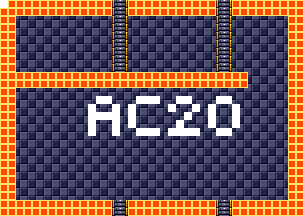

This game map was drawn from its Tiled (.tmx) file and the tilesets committed beside it. A one-line description and the trimmed map source follow:
An orthogonal 38x27 tile map with 8x8 px tiles, 4 tile layers (background, foreground, room numbers, Objects), 10 tilesets.

<map version="1.5" tiledversion="1.7.1" orientation="orthogonal" renderorder="right-down" width="38" height="27" tilewidth="8" tileheight="8" infinite="0" nextlayerid="11" nextobjectid="1">
 <tileset firstgid="1" source="tilesheets/tsKarniMata.tsx" />
 <tileset firstgid="1025" source="tilesheets/tsVoodooWasp.tsx" />
 <tileset firstgid="2049" source="tilesheets/tsGoddess.tsx" />
 <tileset firstgid="3073" source="tilesheets/tsKonark.tsx" />
 <tileset firstgid="4097" name="sEnemies" tilewidth="8" tileheight="8" tilecount="1024" columns="32">
  <image source="../grapx/tilesheets/sKarniMata.bmp" trans="ff94ff" width="256" height="256" />
 </tileset>
 <tileset firstgid="5121" source="tilesheets/tsIceTemple.tsx" />
 <tileset firstgid="6145" source="tilesheets/sTiwanakuTemple.tsx" />
 <tileset firstgid="7169" source="tilesheets/sIndraTemple.tsx" />
 <tileset firstgid="8193" source="tilesheets/sTeleport.tsx" />
 <tileset firstgid="9217" source="tilesheets/sObjects.tsx" />
 <layer id="2" name="background" width="38" height="27">
  <data>[1026 cells, 1026 non-empty, 2 distinct tile ids]</data>
 </layer>
 <layer id="1" name="foreground" width="38" height="27">
  <data>[1026 cells, 330 non-empty, 3 distinct tile ids]</data>
 </layer>
 <layer id="7" name="room numbers" width="38" height="27">
  <data>[1026 cells, 42 non-empty, 1 distinct tile ids]</data>
 </layer>
 <layer id="10" name="Objects" width="38" height="27">
  <data>[1026 cells, 0 non-empty, 0 distinct tile ids]</data>
 </layer>
</map>
